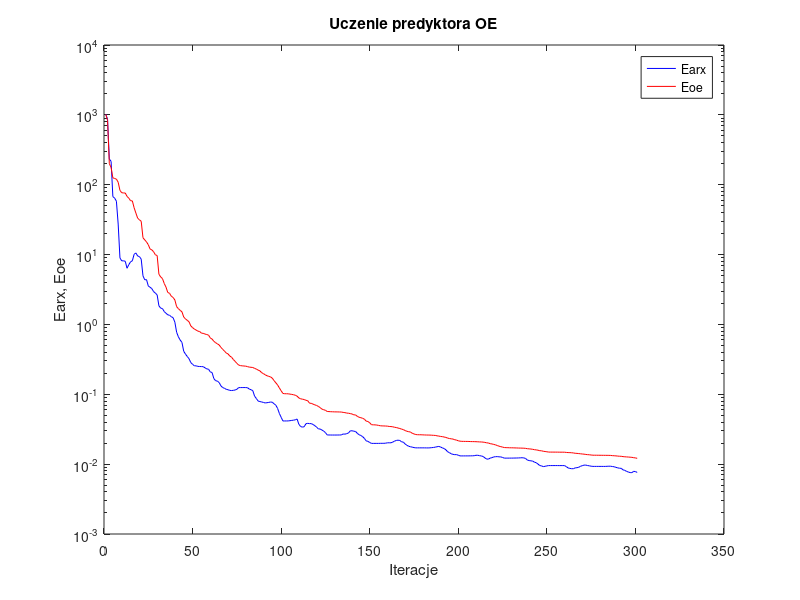
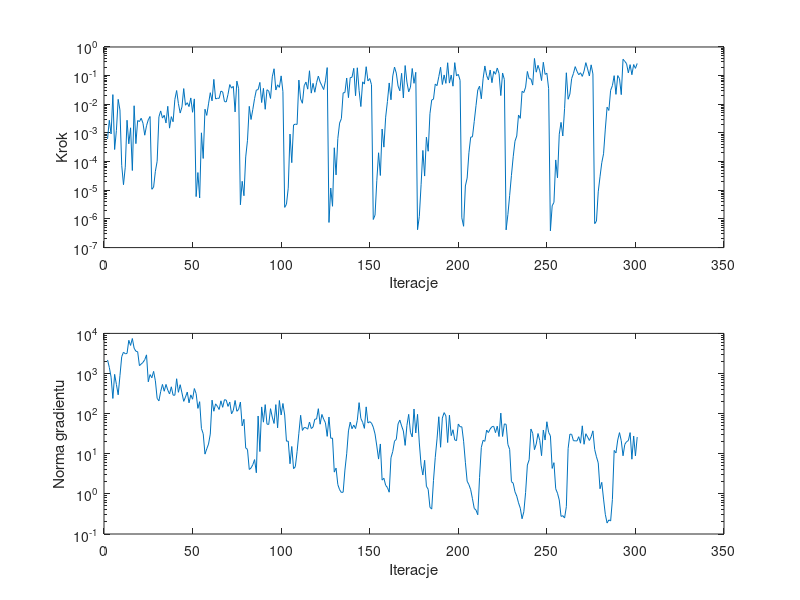

These charts were generated, in order, by the following MATLAB code:
%uczenie predyktora oe
clear all;
n=0; farx(n+1)=1.019304e+003; foe(n+1)=1.018720e+003; wspucz(n+1)=0.000000e+000; ng(n+1)=0.000000e+000;
%odnowa zmiennej metryki
n=1; farx(n+1)=8.695171e+002; foe(n+1)=8.337628e+002; krok(n+1)=6.222250e-004; ng(n+1)=2.177563e+003;
n=2; farx(n+1)=2.329472e+002; foe(n+1)=2.006972e+002; krok(n+1)=2.774090e-003; ng(n+1)=1.419711e+003;
n=3; farx(n+1)=2.162749e+002; foe(n+1)=1.761097e+002; krok(n+1)=9.247269e-004; ng(n+1)=8.121017e+002;
n=4; farx(n+1)=6.747508e+001; foe(n+1)=1.256215e+002; krok(n+1)=2.178313e-002; ng(n+1)=2.390682e+002;
n=5; farx(n+1)=6.437496e+001; foe(n+1)=1.227129e+002; krok(n+1)=2.647244e-004; ng(n+1)=9.525231e+002;
n=6; farx(n+1)=5.804383e+001; foe(n+1)=1.203695e+002; krok(n+1)=1.228039e-003; ng(n+1)=5.340325e+002;
n=7; farx(n+1)=2.735186e+001; foe(n+1)=1.084615e+002; krok(n+1)=1.488559e-002; ng(n+1)=2.944161e+002;
n=8; farx(n+1)=8.956035e+000; foe(n+1)=8.301466e+001; krok(n+1)=6.319511e-003; ng(n+1)=8.833637e+002;
n=9; farx(n+1)=8.132199e+000; foe(n+1)=7.679273e+001; krok(n+1)=7.439812e-005; ng(n+1)=2.631643e+003;
n=10; farx(n+1)=8.146778e+000; foe(n+1)=7.624799e+001; krok(n+1)=1.564369e-005; ng(n+1)=3.403055e+003;
n=11; farx(n+1)=8.017562e+000; foe(n+1)=7.603989e+001; krok(n+1)=6.390148e-005; ng(n+1)=3.103985e+003;
n=12; farx(n+1)=6.371548e+000; foe(n+1)=6.807309e+001; krok(n+1)=2.778799e-003; ng(n+1)=3.158484e+003;
n=13; farx(n+1)=7.173042e+000; foe(n+1)=6.415612e+001; krok(n+1)=4.175705e-004; ng(n+1)=6.726534e+003;
n=14; farx(n+1)=7.878473e+000; foe(n+1)=5.904471e+001; krok(n+1)=1.512532e-003; ng(n+1)=5.012285e+003;
n=15; farx(n+1)=8.142022e+000; foe(n+1)=5.865843e+001; krok(n+1)=4.901091e-005; ng(n+1)=7.456662e+003;
n=16; farx(n+1)=1.009634e+001; foe(n+1)=4.678689e+001; krok(n+1)=8.894860e-003; ng(n+1)=4.280468e+003;
n=17; farx(n+1)=1.054210e+001; foe(n+1)=3.923935e+001; krok(n+1)=4.238020e-004; ng(n+1)=3.589726e+003;
n=18; farx(n+1)=9.535509e+000; foe(n+1)=3.319049e+001; krok(n+1)=2.716773e-003; ng(n+1)=3.498367e+003;
n=19; farx(n+1)=9.354847e+000; foe(n+1)=3.145323e+001; krok(n+1)=2.500228e-003; ng(n+1)=1.569385e+003;
n=20; farx(n+1)=8.604579e+000; foe(n+1)=2.997282e+001; krok(n+1)=3.264384e-003; ng(n+1)=1.722982e+003;
n=21; farx(n+1)=4.962946e+000; foe(n+1)=1.742064e+001; krok(n+1)=2.187783e-003; ng(n+1)=1.891525e+003;
n=22; farx(n+1)=4.351852e+000; foe(n+1)=1.621904e+001; krok(n+1)=8.351411e-004; ng(n+1)=2.212221e+003;
n=23; farx(n+1)=4.378771e+000; foe(n+1)=1.519069e+001; krok(n+1)=1.788132e-003; ng(n+1)=2.916827e+003;
n=24; farx(n+1)=3.555975e+000; foe(n+1)=1.382805e+001; krok(n+1)=2.883948e-003; ng(n+1)=6.215341e+002;
n=25; farx(n+1)=3.402225e+000; foe(n+1)=1.204251e+001; krok(n+1)=3.752980e-003; ng(n+1)=9.410278e+002;
%odnowa zmiennej metryki
n=26; farx(n+1)=3.257168e+000; foe(n+1)=1.166802e+001; krok(n+1)=1.083629e-005; ng(n+1)=7.825424e+002;
n=27; farx(n+1)=2.950276e+000; foe(n+1)=1.097401e+001; krok(n+1)=1.290355e-005; ng(n+1)=1.130691e+003;
n=28; farx(n+1)=2.811912e+000; foe(n+1)=9.922695e+000; krok(n+1)=4.605170e-005; ng(n+1)=6.578421e+002;
n=29; farx(n+1)=2.644556e+000; foe(n+1)=9.700354e+000; krok(n+1)=1.028627e-004; ng(n+1)=2.402723e+002;
n=30; farx(n+1)=1.844288e+000; foe(n+1)=5.217685e+000; krok(n+1)=3.660956e-003; ng(n+1)=2.082471e+002;
n=31; farx(n+1)=1.711664e+000; foe(n+1)=4.783832e+000; krok(n+1)=5.879413e-003; ng(n+1)=3.567073e+002;
n=32; farx(n+1)=1.686646e+000; foe(n+1)=4.534872e+000; krok(n+1)=3.303815e-003; ng(n+1)=5.347270e+002;
n=33; farx(n+1)=1.528550e+000; foe(n+1)=3.858228e+000; krok(n+1)=4.150488e-003; ng(n+1)=3.614834e+002;
n=34; farx(n+1)=1.444138e+000; foe(n+1)=3.417734e+000; krok(n+1)=2.232322e-003; ng(n+1)=5.351003e+002;
n=35; farx(n+1)=1.373938e+000; foe(n+1)=2.865126e+000; krok(n+1)=8.518466e-003; ng(n+1)=3.859029e+002;
n=36; farx(n+1)=1.350963e+000; foe(n+1)=2.790874e+000; krok(n+1)=1.473654e-003; ng(n+1)=3.088982e+002;
n=37; farx(n+1)=1.290058e+000; foe(n+1)=2.532082e+000; krok(n+1)=3.707239e-003; ng(n+1)=4.664553e+002;
n=38; farx(n+1)=1.248769e+000; foe(n+1)=2.435541e+000; krok(n+1)=2.464960e-003; ng(n+1)=2.889176e+002;
n=39; farx(n+1)=1.077487e+000; foe(n+1)=2.237488e+000; krok(n+1)=1.477175e-002; ng(n+1)=2.877477e+002;
n=40; farx(n+1)=7.715091e-001; foe(n+1)=1.795572e+000; krok(n+1)=3.022871e-002; ng(n+1)=7.406359e+002;
n=41; farx(n+1)=6.638324e-001; foe(n+1)=1.680715e+000; krok(n+1)=1.064021e-002; ng(n+1)=3.400504e+002;
n=42; farx(n+1)=5.976882e-001; foe(n+1)=1.589286e+000; krok(n+1)=4.956752e-003; ng(n+1)=5.259232e+002;
n=43; farx(n+1)=5.536306e-001; foe(n+1)=1.517151e+000; krok(n+1)=8.073226e-003; ng(n+1)=3.295836e+002;
n=44; farx(n+1)=4.126728e-001; foe(n+1)=1.277253e+000; krok(n+1)=3.535818e-002; ng(n+1)=2.022313e+002;
n=45; farx(n+1)=3.759221e-001; foe(n+1)=1.199283e+000; krok(n+1)=9.280118e-003; ng(n+1)=2.589248e+002;
n=46; farx(n+1)=3.476863e-001; foe(n+1)=1.144871e+000; krok(n+1)=1.136199e-002; ng(n+1)=3.453114e+002;
n=47; farx(n+1)=3.232042e-001; foe(n+1)=1.091711e+000; krok(n+1)=8.323975e-003; ng(n+1)=1.858056e+002;
n=48; farx(n+1)=2.842265e-001; foe(n+1)=9.520982e-001; krok(n+1)=1.670157e-002; ng(n+1)=2.935331e+002;
n=49; farx(n+1)=2.686547e-001; foe(n+1)=9.004187e-001; krok(n+1)=5.269205e-003; ng(n+1)=2.288100e+002;
n=50; farx(n+1)=2.556510e-001; foe(n+1)=8.584640e-001; krok(n+1)=1.542549e-002; ng(n+1)=4.221617e+002;
%odnowa zmiennej metryki
n=51; farx(n+1)=2.555702e-001; foe(n+1)=8.310710e-001; krok(n+1)=6.019984e-006; ng(n+1)=3.163019e+002;
n=52; farx(n+1)=2.508594e-001; foe(n+1)=8.010451e-001; krok(n+1)=4.154824e-005; ng(n+1)=1.351122e+002;
n=53; farx(n+1)=2.499895e-001; foe(n+1)=7.919598e-001; krok(n+1)=5.386485e-006; ng(n+1)=1.985202e+002;
n=54; farx(n+1)=2.493186e-001; foe(n+1)=7.506355e-001; krok(n+1)=1.010647e-003; ng(n+1)=4.265658e+001;
n=55; farx(n+1)=2.484625e-001; foe(n+1)=7.447877e-001; krok(n+1)=1.289393e-004; ng(n+1)=3.157447e+001;
n=56; farx(n+1)=2.397265e-001; foe(n+1)=7.287876e-001; krok(n+1)=6.746361e-003; ng(n+1)=9.789389e+000;
n=57; farx(n+1)=2.308349e-001; foe(n+1)=7.163711e-001; krok(n+1)=4.101231e-003; ng(n+1)=1.322959e+001;
n=58; farx(n+1)=2.288140e-001; foe(n+1)=7.040398e-001; krok(n+1)=1.034502e-002; ng(n+1)=1.742979e+001;
n=59; farx(n+1)=2.090903e-001; foe(n+1)=6.409510e-001; krok(n+1)=2.539936e-002; ng(n+1)=3.102492e+001;
n=60; farx(n+1)=2.050292e-001; foe(n+1)=6.173180e-001; krok(n+1)=1.321526e-002; ng(n+1)=2.169895e+002;
n=61; farx(n+1)=1.680341e-001; foe(n+1)=5.739578e-001; krok(n+1)=7.413078e-002; ng(n+1)=1.148290e+002;
n=62; farx(n+1)=1.565457e-001; foe(n+1)=5.480521e-001; krok(n+1)=1.532189e-002; ng(n+1)=1.753304e+002;
n=63; farx(n+1)=1.543451e-001; foe(n+1)=5.272628e-001; krok(n+1)=1.633292e-002; ng(n+1)=1.521688e+002;
n=64; farx(n+1)=1.471958e-001; foe(n+1)=5.085260e-001; krok(n+1)=1.610734e-002; ng(n+1)=1.268782e+002;
n=65; farx(n+1)=1.320915e-001; foe(n+1)=4.694935e-001; krok(n+1)=2.896961e-002; ng(n+1)=2.086904e+002;
n=66; farx(n+1)=1.248031e-001; foe(n+1)=4.401266e-001; krok(n+1)=2.690904e-002; ng(n+1)=1.438527e+002;
n=67; farx(n+1)=1.217885e-001; foe(n+1)=4.154556e-001; krok(n+1)=1.248857e-002; ng(n+1)=2.225178e+002;
n=68; farx(n+1)=1.178564e-001; foe(n+1)=3.901349e-001; krok(n+1)=1.208515e-002; ng(n+1)=2.176750e+002;
n=69; farx(n+1)=1.161824e-001; foe(n+1)=3.788273e-001; krok(n+1)=2.219272e-002; ng(n+1)=1.514951e+002;
n=70; farx(n+1)=1.137613e-001; foe(n+1)=3.528470e-001; krok(n+1)=4.880471e-002; ng(n+1)=1.942254e+002;
n=71; farx(n+1)=1.132138e-001; foe(n+1)=3.400162e-001; krok(n+1)=3.670029e-002; ng(n+1)=9.880555e+001;
n=72; farx(n+1)=1.138385e-001; foe(n+1)=3.149030e-001; krok(n+1)=4.235232e-002; ng(n+1)=1.204153e+002;
n=73; farx(n+1)=1.151820e-001; foe(n+1)=2.962737e-001; krok(n+1)=5.414124e-003; ng(n+1)=2.128131e+002;
n=74; farx(n+1)=1.177630e-001; foe(n+1)=2.774771e-001; krok(n+1)=6.442938e-002; ng(n+1)=1.144679e+002;
n=75; farx(n+1)=1.246957e-001; foe(n+1)=2.622416e-001; krok(n+1)=3.500452e-002; ng(n+1)=1.280008e+002;
%odnowa zmiennej metryki
n=76; farx(n+1)=1.247535e-001; foe(n+1)=2.573750e-001; krok(n+1)=3.125120e-006; ng(n+1)=1.946292e+002;
n=77; farx(n+1)=1.247997e-001; foe(n+1)=2.554707e-001; krok(n+1)=2.058283e-005; ng(n+1)=4.951260e+001;
n=78; farx(n+1)=1.248902e-001; foe(n+1)=2.539631e-001; krok(n+1)=6.447653e-006; ng(n+1)=7.245534e+001;
n=79; farx(n+1)=1.247204e-001; foe(n+1)=2.528268e-001; krok(n+1)=1.458729e-004; ng(n+1)=1.388428e+001;
n=80; farx(n+1)=1.242739e-001; foe(n+1)=2.490123e-001; krok(n+1)=5.557084e-004; ng(n+1)=1.283840e+001;
n=81; farx(n+1)=1.188639e-001; foe(n+1)=2.450317e-001; krok(n+1)=8.483440e-003; ng(n+1)=4.057607e+000;
n=82; farx(n+1)=1.162318e-001; foe(n+1)=2.435290e-001; krok(n+1)=2.947309e-003; ng(n+1)=4.421608e+000;
n=83; farx(n+1)=1.127265e-001; foe(n+1)=2.419211e-001; krok(n+1)=6.607631e-003; ng(n+1)=5.333912e+000;
n=84; farx(n+1)=9.410776e-002; foe(n+1)=2.348171e-001; krok(n+1)=1.586441e-002; ng(n+1)=7.162782e+000;
n=85; farx(n+1)=8.703934e-002; foe(n+1)=2.296230e-001; krok(n+1)=3.153338e-002; ng(n+1)=3.361651e+000;
n=86; farx(n+1)=8.008735e-002; foe(n+1)=2.219605e-001; krok(n+1)=3.244437e-002; ng(n+1)=8.730620e+001;
n=87; farx(n+1)=7.865805e-002; foe(n+1)=2.164964e-001; krok(n+1)=5.801457e-002; ng(n+1)=1.133595e+001;
n=88; farx(n+1)=7.768391e-002; foe(n+1)=2.038539e-001; krok(n+1)=1.153579e-002; ng(n+1)=1.470125e+002;
n=89; farx(n+1)=7.642617e-002; foe(n+1)=1.975722e-001; krok(n+1)=3.598781e-002; ng(n+1)=6.133829e+001;
n=90; farx(n+1)=7.516777e-002; foe(n+1)=1.901352e-001; krok(n+1)=6.700076e-003; ng(n+1)=1.678792e+002;
n=91; farx(n+1)=7.580718e-002; foe(n+1)=1.844625e-001; krok(n+1)=3.229291e-002; ng(n+1)=5.481588e+001;
n=92; farx(n+1)=7.645989e-002; foe(n+1)=1.804324e-001; krok(n+1)=2.876644e-002; ng(n+1)=5.380203e+001;
n=93; farx(n+1)=7.755320e-002; foe(n+1)=1.775228e-001; krok(n+1)=1.598198e-002; ng(n+1)=1.329357e+002;
n=94; farx(n+1)=7.691913e-002; foe(n+1)=1.701068e-001; krok(n+1)=9.118713e-002; ng(n+1)=8.196011e+001;
n=95; farx(n+1)=7.317223e-002; foe(n+1)=1.569396e-001; krok(n+1)=1.738735e-001; ng(n+1)=5.687450e+001;
n=96; farx(n+1)=6.974741e-002; foe(n+1)=1.459829e-001; krok(n+1)=3.153338e-002; ng(n+1)=1.677837e+002;
n=97; farx(n+1)=6.275286e-002; foe(n+1)=1.360006e-001; krok(n+1)=4.785778e-002; ng(n+1)=4.428305e+001;
n=98; farx(n+1)=5.318387e-002; foe(n+1)=1.231621e-001; krok(n+1)=3.904156e-002; ng(n+1)=2.123960e+002;
n=99; farx(n+1)=4.684000e-002; foe(n+1)=1.123127e-001; krok(n+1)=9.809225e-002; ng(n+1)=9.271631e+001;
n=100; farx(n+1)=4.151125e-002; foe(n+1)=1.028294e-001; krok(n+1)=2.753897e-002; ng(n+1)=1.790278e+002;
%odnowa zmiennej metryki
n=101; farx(n+1)=4.152950e-002; foe(n+1)=1.018854e-001; krok(n+1)=2.531451e-006; ng(n+1)=9.250281e+001;
n=102; farx(n+1)=4.153635e-002; foe(n+1)=1.018231e-001; krok(n+1)=3.260848e-006; ng(n+1)=2.056743e+001;
n=103; farx(n+1)=4.159009e-002; foe(n+1)=1.015752e-001; krok(n+1)=1.184623e-005; ng(n+1)=2.072052e+001;
n=104; farx(n+1)=4.190297e-002; foe(n+1)=1.005891e-001; krok(n+1)=9.152390e-004; ng(n+1)=5.632193e+000;
n=105; farx(n+1)=4.228298e-002; foe(n+1)=9.964524e-002; krok(n+1)=9.199795e-005; ng(n+1)=1.518003e+001;
n=106; farx(n+1)=4.262208e-002; foe(n+1)=9.856133e-002; krok(n+1)=1.903300e-003; ng(n+1)=4.242946e+000;
n=107; farx(n+1)=4.312588e-002; foe(n+1)=9.683875e-002; krok(n+1)=2.032662e-003; ng(n+1)=4.759717e+000;
n=108; farx(n+1)=4.426230e-002; foe(n+1)=9.402888e-002; krok(n+1)=1.982946e-003; ng(n+1)=1.129036e+001;
n=109; farx(n+1)=3.719780e-002; foe(n+1)=8.860674e-002; krok(n+1)=7.000904e-002; ng(n+1)=3.248024e+001;
n=110; farx(n+1)=3.456218e-002; foe(n+1)=8.623764e-002; krok(n+1)=1.535317e-002; ng(n+1)=9.100280e+001;
n=111; farx(n+1)=3.388232e-002; foe(n+1)=8.509922e-002; krok(n+1)=1.086709e-002; ng(n+1)=3.808960e+001;
n=112; farx(n+1)=3.432546e-002; foe(n+1)=8.412057e-002; krok(n+1)=4.446078e-002; ng(n+1)=4.514312e+001;
n=113; farx(n+1)=3.794487e-002; foe(n+1)=8.204178e-002; krok(n+1)=5.955282e-002; ng(n+1)=4.456264e+001;
n=114; farx(n+1)=3.838188e-002; foe(n+1)=8.101476e-002; krok(n+1)=3.377395e-002; ng(n+1)=4.098267e+001;
n=115; farx(n+1)=3.803138e-002; foe(n+1)=7.460552e-002; krok(n+1)=1.478545e-001; ng(n+1)=6.185193e+001;
n=116; farx(n+1)=3.804970e-002; foe(n+1)=7.418332e-002; krok(n+1)=2.452306e-002; ng(n+1)=4.248251e+001;
n=117; farx(n+1)=3.697406e-002; foe(n+1)=7.230151e-002; krok(n+1)=5.382558e-002; ng(n+1)=4.659498e+001;
n=118; farx(n+1)=3.554093e-002; foe(n+1)=7.058823e-002; krok(n+1)=2.633285e-002; ng(n+1)=7.273536e+001;
n=119; farx(n+1)=3.393491e-002; foe(n+1)=6.919660e-002; krok(n+1)=5.695205e-002; ng(n+1)=7.329954e+001;
n=120; farx(n+1)=3.195646e-002; foe(n+1)=6.706736e-002; krok(n+1)=9.656284e-002; ng(n+1)=1.327888e+002;
n=121; farx(n+1)=3.186063e-002; foe(n+1)=6.456915e-002; krok(n+1)=5.983917e-002; ng(n+1)=5.452690e+001;
n=122; farx(n+1)=3.079723e-002; foe(n+1)=6.137251e-002; krok(n+1)=4.438543e-002; ng(n+1)=9.551827e+001;
n=123; farx(n+1)=2.973212e-002; foe(n+1)=6.017647e-002; krok(n+1)=3.272372e-002; ng(n+1)=7.284908e+001;
n=124; farx(n+1)=2.827679e-002; foe(n+1)=5.895217e-002; krok(n+1)=6.589702e-002; ng(n+1)=5.925495e+001;
n=125; farx(n+1)=2.616396e-002; foe(n+1)=5.677455e-002; krok(n+1)=1.909506e-001; ng(n+1)=2.714824e+001;
%odnowa zmiennej metryki
n=126; farx(n+1)=2.615524e-002; foe(n+1)=5.656188e-002; krok(n+1)=7.535535e-007; ng(n+1)=8.237275e+001;
n=127; farx(n+1)=2.611713e-002; foe(n+1)=5.629880e-002; krok(n+1)=1.197415e-005; ng(n+1)=2.432587e+001;
n=128; farx(n+1)=2.610799e-002; foe(n+1)=5.620959e-002; krok(n+1)=2.765301e-006; ng(n+1)=2.457803e+001;
n=129; farx(n+1)=2.610555e-002; foe(n+1)=5.602613e-002; krok(n+1)=3.043485e-004; ng(n+1)=3.487457e+000;
n=130; farx(n+1)=2.610566e-002; foe(n+1)=5.599891e-002; krok(n+1)=3.440034e-005; ng(n+1)=4.398081e+000;
n=131; farx(n+1)=2.613225e-002; foe(n+1)=5.593666e-002; krok(n+1)=6.410357e-004; ng(n+1)=1.703946e+000;
n=132; farx(n+1)=2.614605e-002; foe(n+1)=5.582444e-002; krok(n+1)=2.213894e-003; ng(n+1)=1.269862e+000;
n=133; farx(n+1)=2.620691e-002; foe(n+1)=5.570362e-002; krok(n+1)=3.159755e-003; ng(n+1)=1.084222e+000;
n=134; farx(n+1)=2.704266e-002; foe(n+1)=5.506233e-002; krok(n+1)=2.513448e-002; ng(n+1)=1.102493e+000;
n=135; farx(n+1)=2.683775e-002; foe(n+1)=5.463900e-002; krok(n+1)=2.567947e-002; ng(n+1)=3.923110e+000;
n=136; farx(n+1)=2.736278e-002; foe(n+1)=5.384647e-002; krok(n+1)=8.268560e-002; ng(n+1)=9.972774e+000;
n=137; farx(n+1)=2.789032e-002; foe(n+1)=5.358286e-002; krok(n+1)=1.706649e-002; ng(n+1)=3.714180e+001;
n=138; farx(n+1)=2.993471e-002; foe(n+1)=5.288488e-002; krok(n+1)=8.571529e-002; ng(n+1)=6.151414e+001;
n=139; farx(n+1)=3.007657e-002; foe(n+1)=5.229155e-002; krok(n+1)=8.764941e-002; ng(n+1)=4.204853e+001;
n=140; farx(n+1)=2.960230e-002; foe(n+1)=5.079835e-002; krok(n+1)=1.802050e-001; ng(n+1)=5.192415e+001;
n=141; farx(n+1)=2.937731e-002; foe(n+1)=5.067278e-002; krok(n+1)=1.989989e-002; ng(n+1)=4.247369e+001;
n=142; farx(n+1)=2.760269e-002; foe(n+1)=4.832429e-002; krok(n+1)=1.881412e-001; ng(n+1)=6.811129e+001;
n=143; farx(n+1)=2.638687e-002; foe(n+1)=4.690548e-002; krok(n+1)=3.034235e-002; ng(n+1)=1.879930e+002;
n=144; farx(n+1)=2.569527e-002; foe(n+1)=4.621007e-002; krok(n+1)=8.350786e-003; ng(n+1)=7.585542e+001;
n=145; farx(n+1)=2.475814e-002; foe(n+1)=4.532850e-002; krok(n+1)=6.079450e-002; ng(n+1)=6.076391e+001;
n=146; farx(n+1)=2.335629e-002; foe(n+1)=4.403042e-002; krok(n+1)=5.079872e-002; ng(n+1)=4.295039e+001;
n=147; farx(n+1)=2.154830e-002; foe(n+1)=4.130194e-002; krok(n+1)=2.048945e-001; ng(n+1)=1.474357e+002;
n=148; farx(n+1)=2.119522e-002; foe(n+1)=4.075408e-002; krok(n+1)=6.533169e-002; ng(n+1)=5.844043e+001;
n=149; farx(n+1)=2.039323e-002; foe(n+1)=3.910396e-002; krok(n+1)=7.919636e-002; ng(n+1)=6.308097e+001;
n=150; farx(n+1)=1.982230e-002; foe(n+1)=3.667716e-002; krok(n+1)=4.842911e-002; ng(n+1)=5.824628e+001;
%odnowa zmiennej metryki
n=151; farx(n+1)=1.982198e-002; foe(n+1)=3.655970e-002; krok(n+1)=9.562419e-007; ng(n+1)=4.605407e+001;
n=152; farx(n+1)=1.981961e-002; foe(n+1)=3.650489e-002; krok(n+1)=1.355412e-006; ng(n+1)=3.119306e+001;
n=153; farx(n+1)=1.982982e-002; foe(n+1)=3.626674e-002; krok(n+1)=2.170937e-005; ng(n+1)=1.560519e+001;
n=154; farx(n+1)=1.982054e-002; foe(n+1)=3.586336e-002; krok(n+1)=2.034749e-004; ng(n+1)=7.369227e+000;
n=155; farx(n+1)=1.986548e-002; foe(n+1)=3.544086e-002; krok(n+1)=3.282104e-005; ng(n+1)=1.755488e+001;
n=156; farx(n+1)=1.987261e-002; foe(n+1)=3.528185e-002; krok(n+1)=1.369522e-003; ng(n+1)=2.205028e+000;
n=157; farx(n+1)=1.987269e-002; foe(n+1)=3.522327e-002; krok(n+1)=3.204972e-004; ng(n+1)=2.452977e+000;
n=158; farx(n+1)=1.996359e-002; foe(n+1)=3.512464e-002; krok(n+1)=3.559503e-003; ng(n+1)=1.635071e+000;
n=159; farx(n+1)=2.021633e-002; foe(n+1)=3.500056e-002; krok(n+1)=1.254988e-002; ng(n+1)=1.438780e+000;
n=160; farx(n+1)=2.021283e-002; foe(n+1)=3.462769e-002; krok(n+1)=5.560270e-002; ng(n+1)=1.101124e+000;
n=161; farx(n+1)=2.021198e-002; foe(n+1)=3.451956e-002; krok(n+1)=1.438322e-002; ng(n+1)=7.950314e+000;
n=162; farx(n+1)=2.068711e-002; foe(n+1)=3.426873e-002; krok(n+1)=9.704432e-002; ng(n+1)=1.138831e+001;
n=163; farx(n+1)=2.135071e-002; foe(n+1)=3.371570e-002; krok(n+1)=1.989372e-001; ng(n+1)=2.067776e+001;
n=164; farx(n+1)=2.183583e-002; foe(n+1)=3.343793e-002; krok(n+1)=1.228837e-001; ng(n+1)=2.277667e+001;
n=165; farx(n+1)=2.205195e-002; foe(n+1)=3.288438e-002; krok(n+1)=4.346837e-002; ng(n+1)=5.548719e+001;
n=166; farx(n+1)=2.181708e-002; foe(n+1)=3.236633e-002; krok(n+1)=2.954351e-002; ng(n+1)=6.902359e+001;
n=167; farx(n+1)=2.089530e-002; foe(n+1)=3.171619e-002; krok(n+1)=1.204927e-001; ng(n+1)=4.943419e+001;
n=168; farx(n+1)=2.062789e-002; foe(n+1)=3.121896e-002; krok(n+1)=1.664870e-002; ng(n+1)=3.692286e+001;
n=169; farx(n+1)=1.943989e-002; foe(n+1)=3.026325e-002; krok(n+1)=2.250273e-001; ng(n+1)=1.615608e+001;
n=170; farx(n+1)=1.859462e-002; foe(n+1)=2.954246e-002; krok(n+1)=5.945329e-002; ng(n+1)=5.082996e+001;
n=171; farx(n+1)=1.803281e-002; foe(n+1)=2.913458e-002; krok(n+1)=2.721013e-002; ng(n+1)=9.595230e+001;
n=172; farx(n+1)=1.773414e-002; foe(n+1)=2.883240e-002; krok(n+1)=3.959818e-002; ng(n+1)=3.424058e+001;
n=173; farx(n+1)=1.752422e-002; foe(n+1)=2.765975e-002; krok(n+1)=1.775417e-001; ng(n+1)=2.623197e+001;
n=174; farx(n+1)=1.725441e-002; foe(n+1)=2.706948e-002; krok(n+1)=5.403031e-002; ng(n+1)=1.304157e+002;
n=175; farx(n+1)=1.710978e-002; foe(n+1)=2.653451e-002; krok(n+1)=1.307960e-001; ng(n+1)=3.299560e+001;
%odnowa zmiennej metryki
n=176; farx(n+1)=1.711115e-002; foe(n+1)=2.637876e-002; krok(n+1)=4.208231e-007; ng(n+1)=9.605427e+001;
n=177; farx(n+1)=1.711149e-002; foe(n+1)=2.635364e-002; krok(n+1)=1.227525e-006; ng(n+1)=1.857017e+001;
n=178; farx(n+1)=1.710783e-002; foe(n+1)=2.633730e-002; krok(n+1)=1.560740e-005; ng(n+1)=5.203965e+000;
n=179; farx(n+1)=1.711072e-002; foe(n+1)=2.624294e-002; krok(n+1)=2.456358e-004; ng(n+1)=2.951113e+000;
n=180; farx(n+1)=1.710442e-002; foe(n+1)=2.617650e-002; krok(n+1)=3.134037e-005; ng(n+1)=6.877876e+000;
n=181; farx(n+1)=1.708436e-002; foe(n+1)=2.611112e-002; krok(n+1)=7.138862e-004; ng(n+1)=1.548740e+000;
n=182; farx(n+1)=1.707374e-002; foe(n+1)=2.609331e-002; krok(n+1)=2.302017e-004; ng(n+1)=1.299904e+000;
n=183; farx(n+1)=1.711633e-002; foe(n+1)=2.605981e-002; krok(n+1)=4.698731e-003; ng(n+1)=4.620014e-001;
n=184; farx(n+1)=1.722907e-002; foe(n+1)=2.595635e-002; krok(n+1)=1.417782e-002; ng(n+1)=4.184598e-001;
n=185; farx(n+1)=1.733618e-002; foe(n+1)=2.586003e-002; krok(n+1)=1.513348e-002; ng(n+1)=2.170771e+000;
n=186; farx(n+1)=1.751715e-002; foe(n+1)=2.576808e-002; krok(n+1)=5.079872e-002; ng(n+1)=8.117080e+000;
n=187; farx(n+1)=1.774015e-002; foe(n+1)=2.543501e-002; krok(n+1)=4.486659e-002; ng(n+1)=2.343607e+001;
n=188; farx(n+1)=1.794860e-002; foe(n+1)=2.522431e-002; krok(n+1)=9.228634e-002; ng(n+1)=8.360834e+001;
n=189; farx(n+1)=1.757676e-002; foe(n+1)=2.491572e-002; krok(n+1)=1.961845e-001; ng(n+1)=1.452440e+001;
n=190; farx(n+1)=1.709764e-002; foe(n+1)=2.476637e-002; krok(n+1)=4.904612e-002; ng(n+1)=7.760927e+001;
n=191; farx(n+1)=1.673072e-002; foe(n+1)=2.446169e-002; krok(n+1)=1.057221e-001; ng(n+1)=1.060405e+002;
n=192; farx(n+1)=1.603826e-002; foe(n+1)=2.412487e-002; krok(n+1)=5.382558e-002; ng(n+1)=8.786862e+001;
n=193; farx(n+1)=1.503130e-002; foe(n+1)=2.360104e-002; krok(n+1)=2.818076e-001; ng(n+1)=1.904243e+001;
n=194; farx(n+1)=1.460022e-002; foe(n+1)=2.326695e-002; krok(n+1)=5.507794e-002; ng(n+1)=9.144009e+001;
n=195; farx(n+1)=1.407804e-002; foe(n+1)=2.304222e-002; krok(n+1)=1.051652e-001; ng(n+1)=2.828267e+001;
n=196; farx(n+1)=1.381298e-002; foe(n+1)=2.286200e-002; krok(n+1)=4.285764e-002; ng(n+1)=3.967479e+001;
n=197; farx(n+1)=1.367163e-002; foe(n+1)=2.237794e-002; krok(n+1)=2.841626e-001; ng(n+1)=2.214604e+001;
n=198; farx(n+1)=1.369999e-002; foe(n+1)=2.208595e-002; krok(n+1)=9.759878e-002; ng(n+1)=2.117580e+001;
n=199; farx(n+1)=1.340592e-002; foe(n+1)=2.159389e-002; krok(n+1)=1.115271e-001; ng(n+1)=5.511971e+001;
n=200; farx(n+1)=1.312368e-002; foe(n+1)=2.132774e-002; krok(n+1)=6.907323e-002; ng(n+1)=4.712907e+001;
%odnowa zmiennej metryki
n=201; farx(n+1)=1.312181e-002; foe(n+1)=2.119760e-002; krok(n+1)=1.092308e-006; ng(n+1)=4.699700e+001;
n=202; farx(n+1)=1.312123e-002; foe(n+1)=2.118766e-002; krok(n+1)=5.540957e-007; ng(n+1)=2.057283e+001;
n=203; farx(n+1)=1.312880e-002; foe(n+1)=2.115239e-002; krok(n+1)=1.414532e-005; ng(n+1)=6.138885e+000;
n=204; farx(n+1)=1.312735e-002; foe(n+1)=2.114640e-002; krok(n+1)=2.677366e-005; ng(n+1)=2.069739e+000;
n=205; farx(n+1)=1.313516e-002; foe(n+1)=2.111496e-002; krok(n+1)=2.039564e-004; ng(n+1)=1.695594e+000;
n=206; farx(n+1)=1.315352e-002; foe(n+1)=2.104213e-002; krok(n+1)=7.138862e-004; ng(n+1)=1.269528e+000;
n=207; farx(n+1)=1.316209e-002; foe(n+1)=2.102567e-002; krok(n+1)=7.348901e-004; ng(n+1)=7.571565e-001;
n=208; farx(n+1)=1.321760e-002; foe(n+1)=2.100526e-002; krok(n+1)=2.521493e-003; ng(n+1)=4.349716e-001;
n=209; farx(n+1)=1.339509e-002; foe(n+1)=2.095793e-002; krok(n+1)=8.988693e-003; ng(n+1)=3.939395e-001;
n=210; farx(n+1)=1.339903e-002; foe(n+1)=2.089902e-002; krok(n+1)=3.153338e-002; ng(n+1)=3.017751e-001;
n=211; farx(n+1)=1.322048e-002; foe(n+1)=2.081591e-002; krok(n+1)=4.305393e-002; ng(n+1)=2.560655e+000;
n=212; farx(n+1)=1.310342e-002; foe(n+1)=2.077049e-002; krok(n+1)=1.556427e-002; ng(n+1)=1.440016e+001;
n=213; farx(n+1)=1.288124e-002; foe(n+1)=2.066692e-002; krok(n+1)=7.746905e-002; ng(n+1)=2.162297e+001;
n=214; farx(n+1)=1.229706e-002; foe(n+1)=2.049200e-002; krok(n+1)=2.176811e-001; ng(n+1)=2.041920e+001;
n=215; farx(n+1)=1.182212e-002; foe(n+1)=2.019732e-002; krok(n+1)=1.008497e-001; ng(n+1)=3.904520e+001;
n=216; farx(n+1)=1.180910e-002; foe(n+1)=2.008463e-002; krok(n+1)=7.045190e-002; ng(n+1)=3.371781e+001;
n=217; farx(n+1)=1.220594e-002; foe(n+1)=1.961978e-002; krok(n+1)=1.570717e-001; ng(n+1)=4.139065e+001;
n=218; farx(n+1)=1.238462e-002; foe(n+1)=1.947156e-002; krok(n+1)=5.680644e-002; ng(n+1)=4.721371e+001;
n=219; farx(n+1)=1.268723e-002; foe(n+1)=1.915596e-002; krok(n+1)=1.409038e-001; ng(n+1)=4.829390e+001;
n=220; farx(n+1)=1.277795e-002; foe(n+1)=1.889694e-002; krok(n+1)=1.115393e-001; ng(n+1)=3.356716e+001;
n=221; farx(n+1)=1.282454e-002; foe(n+1)=1.847214e-002; krok(n+1)=1.845727e-001; ng(n+1)=4.871903e+001;
n=222; farx(n+1)=1.271982e-002; foe(n+1)=1.807999e-002; krok(n+1)=1.186316e-001; ng(n+1)=2.692998e+001;
n=223; farx(n+1)=1.270230e-002; foe(n+1)=1.781249e-002; krok(n+1)=2.017194e-002; ng(n+1)=1.031948e+002;
n=224; farx(n+1)=1.245139e-002; foe(n+1)=1.752432e-002; krok(n+1)=1.238254e-001; ng(n+1)=2.695361e+001;
n=225; farx(n+1)=1.219544e-002; foe(n+1)=1.728228e-002; krok(n+1)=7.340057e-002; ng(n+1)=5.551385e+001;
%odnowa zmiennej metryki
n=226; farx(n+1)=1.219489e-002; foe(n+1)=1.722540e-002; krok(n+1)=4.153924e-007; ng(n+1)=5.414363e+001;
n=227; farx(n+1)=1.219646e-002; foe(n+1)=1.720202e-002; krok(n+1)=1.424062e-006; ng(n+1)=1.704531e+001;
n=228; farx(n+1)=1.220301e-002; foe(n+1)=1.714675e-002; krok(n+1)=6.639014e-006; ng(n+1)=1.287885e+001;
n=229; farx(n+1)=1.220441e-002; foe(n+1)=1.714110e-002; krok(n+1)=3.315087e-005; ng(n+1)=2.016348e+000;
n=230; farx(n+1)=1.221528e-002; foe(n+1)=1.711767e-002; krok(n+1)=1.476158e-004; ng(n+1)=1.847313e+000;
n=231; farx(n+1)=1.223577e-002; foe(n+1)=1.707618e-002; krok(n+1)=5.157570e-004; ng(n+1)=1.126243e+000;
n=232; farx(n+1)=1.224230e-002; foe(n+1)=1.705101e-002; krok(n+1)=7.841746e-004; ng(n+1)=8.813062e-001;
n=233; farx(n+1)=1.227534e-002; foe(n+1)=1.699777e-002; krok(n+1)=4.235590e-003; ng(n+1)=5.981379e-001;
n=234; farx(n+1)=1.230694e-002; foe(n+1)=1.698033e-002; krok(n+1)=3.240245e-003; ng(n+1)=4.397107e-001;
n=235; farx(n+1)=1.235871e-002; foe(n+1)=1.695001e-002; krok(n+1)=2.835564e-002; ng(n+1)=2.398029e-001;
n=236; farx(n+1)=1.228331e-002; foe(n+1)=1.691123e-002; krok(n+1)=2.570124e-002; ng(n+1)=3.580982e-001;
n=237; farx(n+1)=1.205876e-002; foe(n+1)=1.682608e-002; krok(n+1)=3.961637e-002; ng(n+1)=1.085949e+000;
n=238; farx(n+1)=1.143431e-002; foe(n+1)=1.663170e-002; krok(n+1)=1.399123e-001; ng(n+1)=5.233754e+000;
n=239; farx(n+1)=1.125858e-002; foe(n+1)=1.655700e-002; krok(n+1)=7.795251e-002; ng(n+1)=7.078787e+000;
n=240; farx(n+1)=1.114646e-002; foe(n+1)=1.645041e-002; krok(n+1)=7.727538e-002; ng(n+1)=4.144398e+001;
n=241; farx(n+1)=1.106693e-002; foe(n+1)=1.631490e-002; krok(n+1)=4.681906e-002; ng(n+1)=3.241587e+001;
n=242; farx(n+1)=1.066184e-002; foe(n+1)=1.609457e-002; krok(n+1)=3.978743e-001; ng(n+1)=1.264575e+001;
n=243; farx(n+1)=1.048252e-002; foe(n+1)=1.601238e-002; krok(n+1)=1.320338e-001; ng(n+1)=1.748439e+001;
n=244; farx(n+1)=1.001702e-002; foe(n+1)=1.582598e-002; krok(n+1)=2.288809e-001; ng(n+1)=3.196670e+001;
n=245; farx(n+1)=9.551232e-003; foe(n+1)=1.558542e-002; krok(n+1)=1.474804e-001; ng(n+1)=2.149495e+001;
n=246; farx(n+1)=9.440529e-003; foe(n+1)=1.553281e-002; krok(n+1)=6.722782e-002; ng(n+1)=8.968417e+000;
n=247; farx(n+1)=9.212866e-003; foe(n+1)=1.528249e-002; krok(n+1)=2.930544e-001; ng(n+1)=3.905721e+001;
n=248; farx(n+1)=9.316664e-003; foe(n+1)=1.516942e-002; krok(n+1)=1.102898e-001; ng(n+1)=2.198665e+001;
n=249; farx(n+1)=9.445210e-003; foe(n+1)=1.503917e-002; krok(n+1)=1.213694e-001; ng(n+1)=6.277666e+001;
n=250; farx(n+1)=9.537760e-003; foe(n+1)=1.489057e-002; krok(n+1)=3.542231e-002; ng(n+1)=3.399334e+001;
%odnowa zmiennej metryki
n=251; farx(n+1)=9.538269e-003; foe(n+1)=1.487712e-002; krok(n+1)=3.852819e-007; ng(n+1)=2.806645e+001;
n=252; farx(n+1)=9.538742e-003; foe(n+1)=1.487439e-002; krok(n+1)=2.870650e-006; ng(n+1)=4.314088e+000;
n=253; farx(n+1)=9.541138e-003; foe(n+1)=1.486861e-002; krok(n+1)=3.789157e-006; ng(n+1)=5.996048e+000;
n=254; farx(n+1)=9.540948e-003; foe(n+1)=1.485921e-002; krok(n+1)=1.144049e-004; ng(n+1)=1.340684e+000;
n=255; farx(n+1)=9.541090e-003; foe(n+1)=1.485805e-002; krok(n+1)=2.713913e-005; ng(n+1)=1.039044e+000;
n=256; farx(n+1)=9.533533e-003; foe(n+1)=1.483958e-002; krok(n+1)=9.064776e-004; ng(n+1)=7.026843e-001;
n=257; farx(n+1)=9.536371e-003; foe(n+1)=1.483321e-002; krok(n+1)=2.341941e-003; ng(n+1)=2.743030e-001;
n=258; farx(n+1)=9.534995e-003; foe(n+1)=1.483105e-002; krok(n+1)=7.843678e-004; ng(n+1)=2.866421e-001;
n=259; farx(n+1)=9.533873e-003; foe(n+1)=1.482002e-002; krok(n+1)=7.119007e-003; ng(n+1)=2.502576e-001;
n=260; farx(n+1)=9.205420e-003; foe(n+1)=1.471129e-002; krok(n+1)=1.259999e-001; ng(n+1)=4.809058e-001;
n=261; farx(n+1)=8.825263e-003; foe(n+1)=1.464500e-002; krok(n+1)=1.501192e-002; ng(n+1)=1.347971e+001;
n=262; farx(n+1)=8.692181e-003; foe(n+1)=1.461912e-002; krok(n+1)=2.272397e-002; ng(n+1)=3.083008e+001;
n=263; farx(n+1)=8.602794e-003; foe(n+1)=1.455854e-002; krok(n+1)=7.919636e-002; ng(n+1)=3.047710e+001;
n=264; farx(n+1)=8.612191e-003; foe(n+1)=1.446725e-002; krok(n+1)=1.189066e-001; ng(n+1)=2.116136e+001;
n=265; farx(n+1)=8.845152e-003; foe(n+1)=1.430508e-002; krok(n+1)=2.064051e-001; ng(n+1)=2.102084e+001;
n=266; farx(n+1)=8.896626e-003; foe(n+1)=1.425860e-002; krok(n+1)=1.420059e-001; ng(n+1)=2.088427e+001;
n=267; farx(n+1)=9.026136e-003; foe(n+1)=1.416413e-002; krok(n+1)=1.072012e-001; ng(n+1)=2.663178e+001;
n=268; farx(n+1)=9.316371e-003; foe(n+1)=1.407390e-002; krok(n+1)=1.261335e-001; ng(n+1)=1.833041e+001;
n=269; farx(n+1)=9.516488e-003; foe(n+1)=1.397035e-002; krok(n+1)=9.420590e-002; ng(n+1)=4.965569e+001;
n=270; farx(n+1)=9.689293e-003; foe(n+1)=1.389905e-002; krok(n+1)=1.446686e-001; ng(n+1)=1.724378e+001;
n=271; farx(n+1)=9.691747e-003; foe(n+1)=1.376668e-002; krok(n+1)=2.841626e-001; ng(n+1)=3.155836e+001;
n=272; farx(n+1)=9.549795e-003; foe(n+1)=1.367234e-002; krok(n+1)=1.725040e-001; ng(n+1)=2.615082e+001;
n=273; farx(n+1)=9.464654e-003; foe(n+1)=1.362950e-002; krok(n+1)=9.714883e-002; ng(n+1)=2.143035e+001;
n=274; farx(n+1)=9.342641e-003; foe(n+1)=1.350937e-002; krok(n+1)=2.381694e-001; ng(n+1)=2.660138e+001;
n=275; farx(n+1)=9.286361e-003; foe(n+1)=1.342873e-002; krok(n+1)=1.150668e-001; ng(n+1)=3.725779e+001;
%odnowa zmiennej metryki
n=276; farx(n+1)=9.286764e-003; foe(n+1)=1.342406e-002; krok(n+1)=6.853655e-007; ng(n+1)=1.278188e+001;
n=277; farx(n+1)=9.286926e-003; foe(n+1)=1.342147e-002; krok(n+1)=8.404690e-007; ng(n+1)=8.395357e+000;
n=278; farx(n+1)=9.288462e-003; foe(n+1)=1.340571e-002; krok(n+1)=8.829868e-006; ng(n+1)=5.945499e+000;
n=279; farx(n+1)=9.286969e-003; foe(n+1)=1.340265e-002; krok(n+1)=2.952022e-005; ng(n+1)=1.343458e+000;
n=280; farx(n+1)=9.283999e-003; foe(n+1)=1.338677e-002; krok(n+1)=9.144347e-005; ng(n+1)=1.937515e+000;
n=281; farx(n+1)=9.279782e-003; foe(n+1)=1.337980e-002; krok(n+1)=1.874926e-004; ng(n+1)=7.427310e-001;
n=282; farx(n+1)=9.282099e-003; foe(n+1)=1.337462e-002; krok(n+1)=1.369522e-003; ng(n+1)=3.089895e-001;
n=283; farx(n+1)=9.313800e-003; foe(n+1)=1.336485e-002; krok(n+1)=7.931784e-003; ng(n+1)=1.877031e-001;
n=284; farx(n+1)=9.342770e-003; foe(n+1)=1.335412e-002; krok(n+1)=6.099924e-003; ng(n+1)=2.248476e-001;
n=285; farx(n+1)=9.338928e-003; foe(n+1)=1.332940e-002; krok(n+1)=3.079079e-002; ng(n+1)=2.109056e-001;
n=286; farx(n+1)=9.247079e-003; foe(n+1)=1.323684e-002; krok(n+1)=4.486659e-002; ng(n+1)=7.254874e-001;
n=287; farx(n+1)=9.174651e-003; foe(n+1)=1.319121e-002; krok(n+1)=9.990853e-002; ng(n+1)=1.210267e+001;
n=288; farx(n+1)=8.997110e-003; foe(n+1)=1.312978e-002; krok(n+1)=2.223039e-002; ng(n+1)=1.048967e+001;
n=289; farx(n+1)=8.847833e-003; foe(n+1)=1.304560e-002; krok(n+1)=1.003991e-001; ng(n+1)=2.197788e+001;
n=290; farx(n+1)=8.741698e-003; foe(n+1)=1.297666e-002; krok(n+1)=7.919636e-002; ng(n+1)=3.363042e+001;
n=291; farx(n+1)=8.704667e-003; foe(n+1)=1.295030e-002; krok(n+1)=2.173419e-002; ng(n+1)=2.115308e+001;
n=292; farx(n+1)=8.285053e-003; foe(n+1)=1.281869e-002; krok(n+1)=3.730916e-001; ng(n+1)=8.901964e+000;
n=293; farx(n+1)=8.148686e-003; foe(n+1)=1.274611e-002; krok(n+1)=3.157278e-001; ng(n+1)=1.711146e+001;
n=294; farx(n+1)=7.872603e-003; foe(n+1)=1.269175e-002; krok(n+1)=2.611580e-001; ng(n+1)=2.006689e+001;
n=295; farx(n+1)=7.717818e-003; foe(n+1)=1.264099e-002; krok(n+1)=1.251442e-001; ng(n+1)=2.125536e+001;
n=296; farx(n+1)=7.566899e-003; foe(n+1)=1.257562e-002; krok(n+1)=2.418297e-001; ng(n+1)=3.364868e+001;
n=297; farx(n+1)=7.557220e-003; foe(n+1)=1.251474e-002; krok(n+1)=1.076512e-001; ng(n+1)=7.314662e+000;
n=298; farx(n+1)=7.885737e-003; foe(n+1)=1.236659e-002; krok(n+1)=2.440422e-001; ng(n+1)=2.771186e+001;
n=299; farx(n+1)=7.833845e-003; foe(n+1)=1.228440e-002; krok(n+1)=1.794685e-001; ng(n+1)=8.821515e+000;
n=300; farx(n+1)=7.615349e-003; foe(n+1)=1.211230e-002; krok(n+1)=2.663792e-001; ng(n+1)=2.608488e+001;

figure; semilogy(farx,'b'); hold on; semilogy(foe,'r'); xlabel('Iteracje'); ylabel('Earx, Eoe'); legend('Earx','Eoe'); title('Uczenie predyktora OE');
figure; subplot(2,1,1); semilogy(krok); xlabel('Iteracje'); ylabel('Krok');
subplot(2,1,2); semilogy(ng); xlabel('Iteracje'); ylabel('Norma gradientu');
Earx=farx(n+1)
Eoe=foe(n+1)
